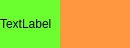
<?xml version="1.0" encoding="UTF-8"?>
<ui version="4.0">
 <class>Toggle</class>
 <widget class="QWidget" name="Toggle">
  <property name="geometry">
   <rect>
    <x>0</x>
    <y>0</y>
    <width>130</width>
    <height>48</height>
   </rect>
  </property>
  <property name="minimumSize">
   <size>
    <width>130</width>
    <height>48</height>
   </size>
  </property>
  <property name="windowTitle">
   <string>Form</string>
  </property>
  <property name="styleSheet">
   <string notr="true">background-color: rgb(255, 150, 64);</string>
  </property>
  <layout class="QHBoxLayout" name="horizontalLayout_2">
   <property name="leftMargin">
    <number>0</number>
   </property>
   <property name="topMargin">
    <number>0</number>
   </property>
   <property name="rightMargin">
    <number>0</number>
   </property>
   <property name="bottomMargin">
    <number>0</number>
   </property>
   <item>
    <widget class="QLabel" name="label">
     <property name="styleSheet">
      <string notr="true">background-color: rgb(108, 255, 47);</string>
     </property>
     <property name="text">
      <string>TextLabel</string>
     </property>
    </widget>
   </item>
   <item>
    <widget class="QtMaterialToggle" name="widget" native="true">
     <property name="sizePolicy">
      <sizepolicy hsizetype="Fixed" vsizetype="Fixed">
       <horstretch>0</horstretch>
       <verstretch>0</verstretch>
      </sizepolicy>
     </property>
     <property name="minimumSize">
      <size>
       <width>64</width>
       <height>48</height>
      </size>
     </property>
    </widget>
   </item>
  </layout>
 </widget>
 <customwidgets>
  <customwidget>
   <class>QtMaterialToggle</class>
   <extends>QWidget</extends>
   <header location="global">qtmaterialtoggle.h</header>
   <container>1</container>
  </customwidget>
 </customwidgets>
 <resources/>
 <connections/>
</ui>
